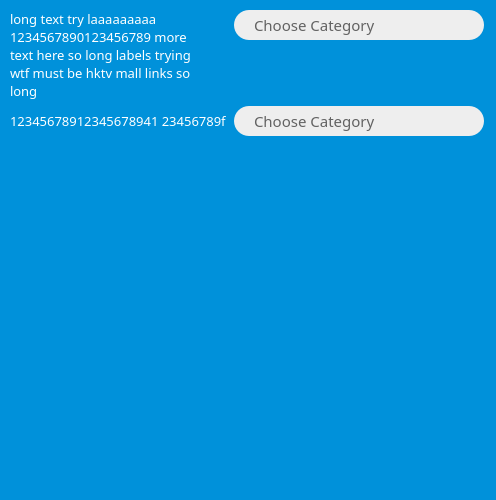
         <widget class="QWidget" name="scrollAreaWidgetContents_info_edit_page">
          <property name="geometry">
           <rect>
            <x>0</x>
            <y>0</y>
            <width>496</width>
            <height>500</height>
           </rect>
          </property>
          <property name="minimumSize">
           <size>
            <width>450</width>
            <height>500</height>
           </size>
          </property>
          <property name="styleSheet">
           <string notr="true">QWidget{background-color: rgb(0, 145, 218);}</string>
          </property>
          <widget class="QWidget" name="formLayoutWidget">
           <property name="geometry">
            <rect>
             <x>10</x>
             <y>10</y>
             <width>491</width>
             <height>501</height>
            </rect>
           </property>
           <layout class="QFormLayout" name="formLayout_info_edit_page_scrolling_content">
            <property name="sizeConstraint">
             <enum>QLayout::SetNoConstraint</enum>
            </property>
            <property name="fieldGrowthPolicy">
             <enum>QFormLayout::ExpandingFieldsGrow</enum>
            </property>
            <property name="rowWrapPolicy">
             <enum>QFormLayout::DontWrapRows</enum>
            </property>
            <property name="formAlignment">
             <set>Qt::AlignLeading|Qt::AlignLeft|Qt::AlignTop</set>
            </property>
            <property name="verticalSpacing">
             <number>6</number>
            </property>
            <property name="leftMargin">
             <number>0</number>
            </property>
            <property name="topMargin">
             <number>0</number>
            </property>
            <property name="rightMargin">
             <number>0</number>
            </property>
            <property name="bottomMargin">
             <number>0</number>
            </property>
            <item row="0" column="1">
             <widget class="QComboBox" name="input_info_edit_page_category">
              <property name="sizePolicy">
               <sizepolicy hsizetype="Preferred" vsizetype="Preferred">
                <horstretch>0</horstretch>
                <verstretch>0</verstretch>
               </sizepolicy>
              </property>
              <property name="minimumSize">
               <size>
                <width>250</width>
                <height>30</height>
               </size>
              </property>
              <property name="maximumSize">
               <size>
                <width>250</width>
                <height>30</height>
               </size>
              </property>
              <property name="font">
               <font>
                <family>Arial Black</family>
                <pointsize>-1</pointsize>
                <weight>10</weight>
                <italic>false</italic>
                <bold>false</bold>
               </font>
              </property>
              <property name="contextMenuPolicy">
               <enum>Qt::DefaultContextMenu</enum>
              </property>
              <property name="styleSheet">
               <string notr="true">QComboBox
{
	background-color: rgb(238, 238, 238);
	color: rgb(98, 98, 98);
	border-radius: 15px;
	font-size: 15px;
	padding-left: 20px;
}

QComboBox::down-arrow
{
	border-image: url(:/image/arrow_down_grey.png);
	height: 15px;
	width: 15px;
}

QComboBox::drop-down
{
	subcontrol-origin: padding;
	subcontrol-position: top right;
	width: 45px; 
	border-top-right-radius: 3px;
	border-bottom-right-radius: 3px;
}

QComboBox QAbstractItemView
{
    color: rgb(98, 98, 98); /*dark grey*/
	background-color: white;
    	selection-background-color: rgb(71, 10, 104); /*KPMG Purple*/
	selection-color: white;
	border-radius: 0px;
}

</string>
              </property>
              <property name="editable">
               <bool>false</bool>
              </property>
              <property name="insertPolicy">
               <enum>QComboBox::InsertAtBottom</enum>
              </property>
              <property name="sizeAdjustPolicy">
               <enum>QComboBox::AdjustToMinimumContentsLength</enum>
              </property>
              <item>
               <property name="text">
                <string>Choose Category</string>
               </property>
              </item>
              <item>
               <property name="text">
                <string>Name</string>
               </property>
              </item>
              <item>
               <property name="text">
                <string>Address</string>
               </property>
              </item>
             </widget>
            </item>
            <item row="1" column="0">
             <widget class="QLabel" name="lbl_info_edit_page_label_2">
              <property name="sizePolicy">
               <sizepolicy hsizetype="Preferred" vsizetype="Preferred">
                <horstretch>0</horstretch>
                <verstretch>0</verstretch>
               </sizepolicy>
              </property>
              <property name="minimumSize">
               <size>
                <width>218</width>
                <height>20</height>
               </size>
              </property>
              <property name="maximumSize">
               <size>
                <width>200</width>
                <height>16777215</height>
               </size>
              </property>
              <property name="font">
               <font>
                <family>Arial Black</family>
                <pointsize>10</pointsize>
                <weight>10</weight>
                <italic>false</italic>
                <bold>false</bold>
                <kerning>true</kerning>
               </font>
              </property>
              <property name="styleSheet">
               <string notr="true">color: rgb(255, 255, 255);</string>
              </property>
              <property name="text">
               <string>12345678912345678941 23456789f</string>
              </property>
              <property name="textFormat">
               <enum>Qt::AutoText</enum>
              </property>
              <property name="scaledContents">
               <bool>true</bool>
              </property>
              <property name="wordWrap">
               <bool>true</bool>
              </property>
             </widget>
            </item>
            <item row="1" column="1">
             <widget class="QComboBox" name="input_info_edit_page_category_2">
              <property name="sizePolicy">
               <sizepolicy hsizetype="Fixed" vsizetype="Preferred">
                <horstretch>0</horstretch>
                <verstretch>0</verstretch>
               </sizepolicy>
              </property>
              <property name="minimumSize">
               <size>
                <width>250</width>
                <height>30</height>
               </size>
              </property>
              <property name="maximumSize">
               <size>
                <width>250</width>
                <height>30</height>
               </size>
              </property>
              <property name="font">
               <font>
                <family>Arial Black</family>
                <pointsize>-1</pointsize>
                <weight>10</weight>
                <italic>false</italic>
                <bold>false</bold>
               </font>
              </property>
              <property name="contextMenuPolicy">
               <enum>Qt::DefaultContextMenu</enum>
              </property>
              <property name="styleSheet">
               <string notr="true">QComboBox
{
	background-color: rgb(238, 238, 238);
	color: rgb(98, 98, 98);
	border-radius: 15px;
	font-size: 15px;
	padding-left: 20px;
}

QComboBox::down-arrow
{
	border-image: url(:/image/arrow_down_grey.png);
	height: 15px;
	width: 15px;
}

QComboBox::drop-down
{
	subcontrol-origin: padding;
	subcontrol-position: top right;
	width: 45px; 
	border-top-right-radius: 3px;
	border-bottom-right-radius: 3px;
}

QComboBox QAbstractItemView
{
    color: rgb(98, 98, 98); /*dark grey*/
	background-color: white;
    	selection-background-color: rgb(71, 10, 104); /*KPMG Purple*/
	selection-color: white;
	border-radius: 0px;
}

</string>
              </property>
              <property name="editable">
               <bool>false</bool>
              </property>
              <property name="insertPolicy">
               <enum>QComboBox::InsertAtBottom</enum>
              </property>
              <property name="sizeAdjustPolicy">
               <enum>QComboBox::AdjustToMinimumContentsLength</enum>
              </property>
              <item>
               <property name="text">
                <string>Choose Category</string>
               </property>
              </item>
              <item>
               <property name="text">
                <string>Name</string>
               </property>
              </item>
              <item>
               <property name="text">
                <string>Address</string>
               </property>
              </item>
             </widget>
            </item>
            <item row="0" column="0">
             <widget class="QLabel" name="lbl_info_edit_page_label">
              <property name="sizePolicy">
               <sizepolicy hsizetype="Preferred" vsizetype="Preferred">
                <horstretch>0</horstretch>
                <verstretch>0</verstretch>
               </sizepolicy>
              </property>
              <property name="minimumSize">
               <size>
                <width>200</width>
                <height>20</height>
               </size>
              </property>
              <property name="maximumSize">
               <size>
                <width>200</width>
                <height>16777215</height>
               </size>
              </property>
              <property name="font">
               <font>
                <family>Arial Black</family>
                <pointsize>10</pointsize>
                <weight>10</weight>
                <italic>false</italic>
                <bold>false</bold>
                <kerning>true</kerning>
               </font>
              </property>
              <property name="styleSheet">
               <string notr="true">color: rgb(255, 255, 255);</string>
              </property>
              <property name="text">
               <string>long text try laaaaaaaaa 1234567890123456789 more text here so long labels trying wtf must be hktv mall links so long aaaaaabbbbbbbbbbbbbbccccccccccccccccccddddddddddddddddddddddddddd</string>
              </property>
              <property name="textFormat">
               <enum>Qt::AutoText</enum>
              </property>
              <property name="scaledContents">
               <bool>true</bool>
              </property>
              <property name="wordWrap">
               <bool>true</bool>
              </property>
             </widget>
            </item>
           </layout>
          </widget>
         </widget>
